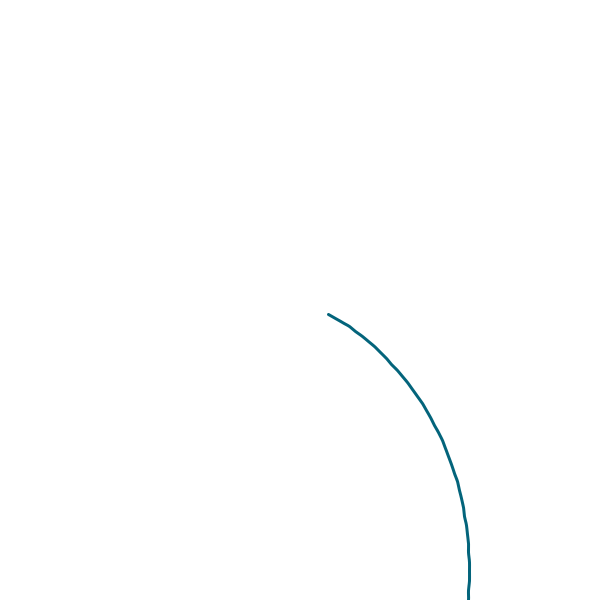
Frame 1 (no input)
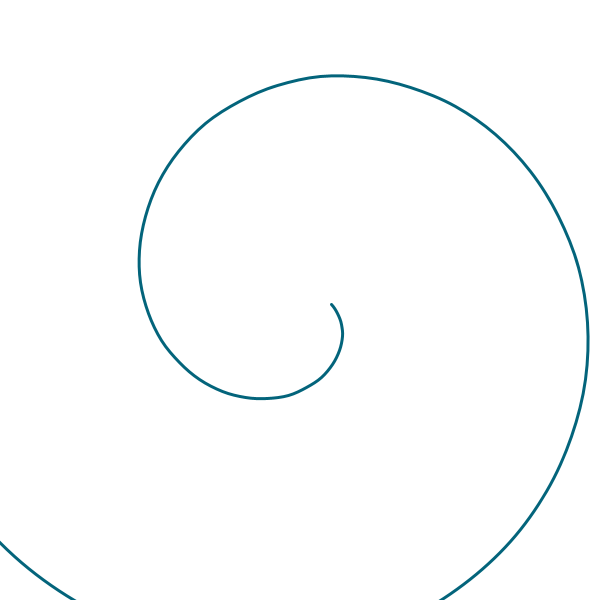
Frame 60 (the mouse pressed at the canvas centre just before this capture)
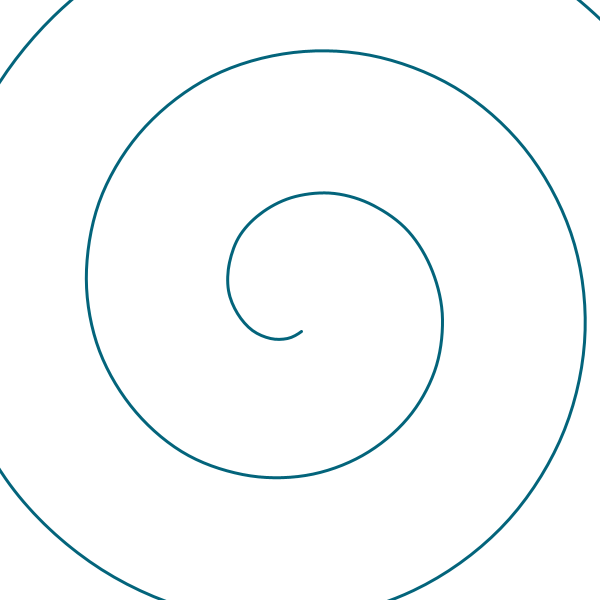
Frame 120 (the mouse held since frame 60 and released just before this capture)

The Processing sketch that drew these frames (run headless with seeded random() and noise(); from frame 60 on, the mouse is pressed at the canvas centre):

// Processing sketch: processing_24166
// ── processing_24166.pde

/*CHANGING SHAPE by Chayan Deb, National Institute of Design, India*/


void setup()
{
  size(600, 600);
  background(255);  
  strokeWeight(3);
}



float amount = PI/2;
float twist = PI*2-30;


void draw()
{
  translate(300, 300);
  rotate(millis()/1000000);
  stroke(3, 100, 123);
  smooth();
  beginShape();
  twist = 0;
  for (float i = 600; i > 20; i=i-8)
  {
    twist = twist + amount*sin((millis()/10000.0));
    curveVertex(sin(twist)*i,cos(twist)*i);
  }
  endShape();
  if(millis()>29500)
    noLoop();
}
